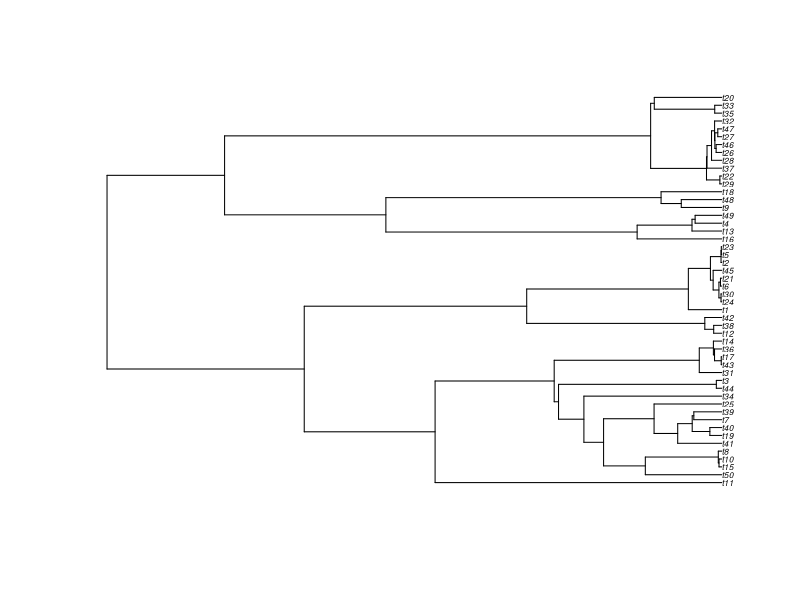
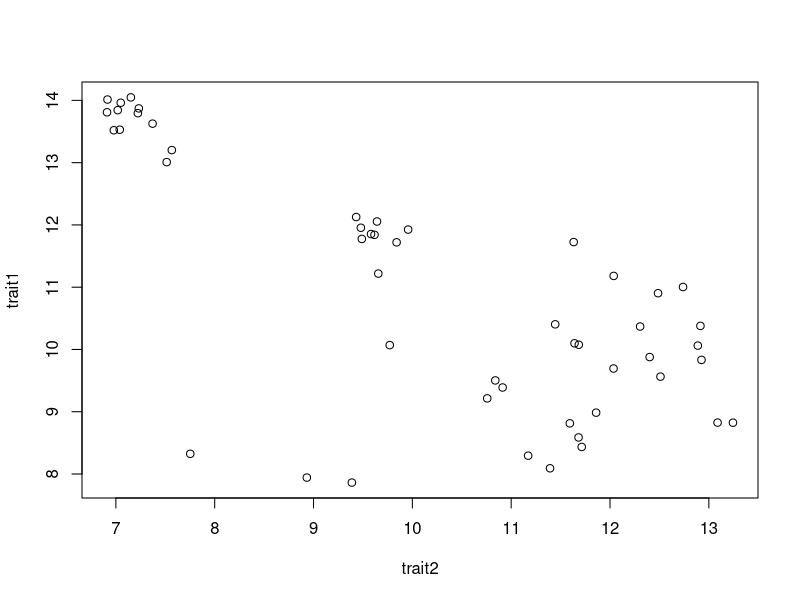
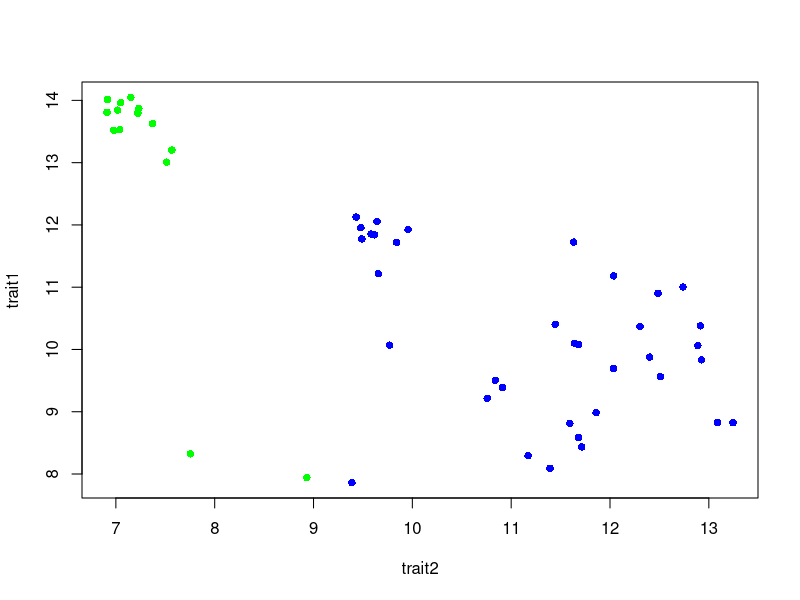
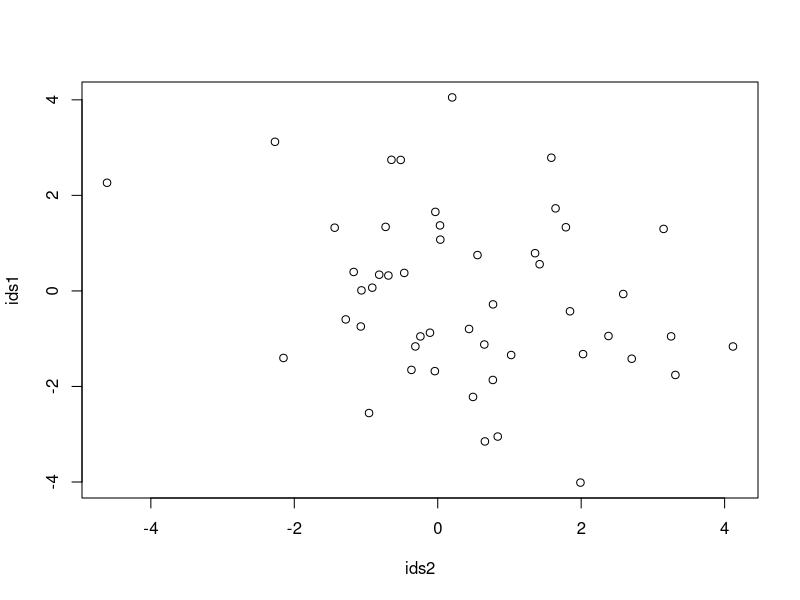

Write R code to recreate these figures, in order.
library(ape)

tree <- rcoal(50)
plot(tree, cex=.5)
trait1 <- rTraitCont(phy = tree, model = "BM", sigma = 2, root.value = 10)
trait2 <- rTraitCont(phy = tree, model = "BM", sigma = 2, root.value = 10)
plot(trait1 ~ trait2)
cor.test(trait1, trait2)
fit <- lm(trait1 ~ trait2)
summary(fit)
tree$tip.label
plot(trait1 ~ trait2, col=c(rep("blue", 36), rep("green",14)), pch=16)
cor.test(trait1, trait2)
ids1 <- pic(x = trait1, phy = tree)
ids2 <- pic(x = trait2, phy = tree)
plot(ids1~ids2)
cor.test(ids1, ids2)
